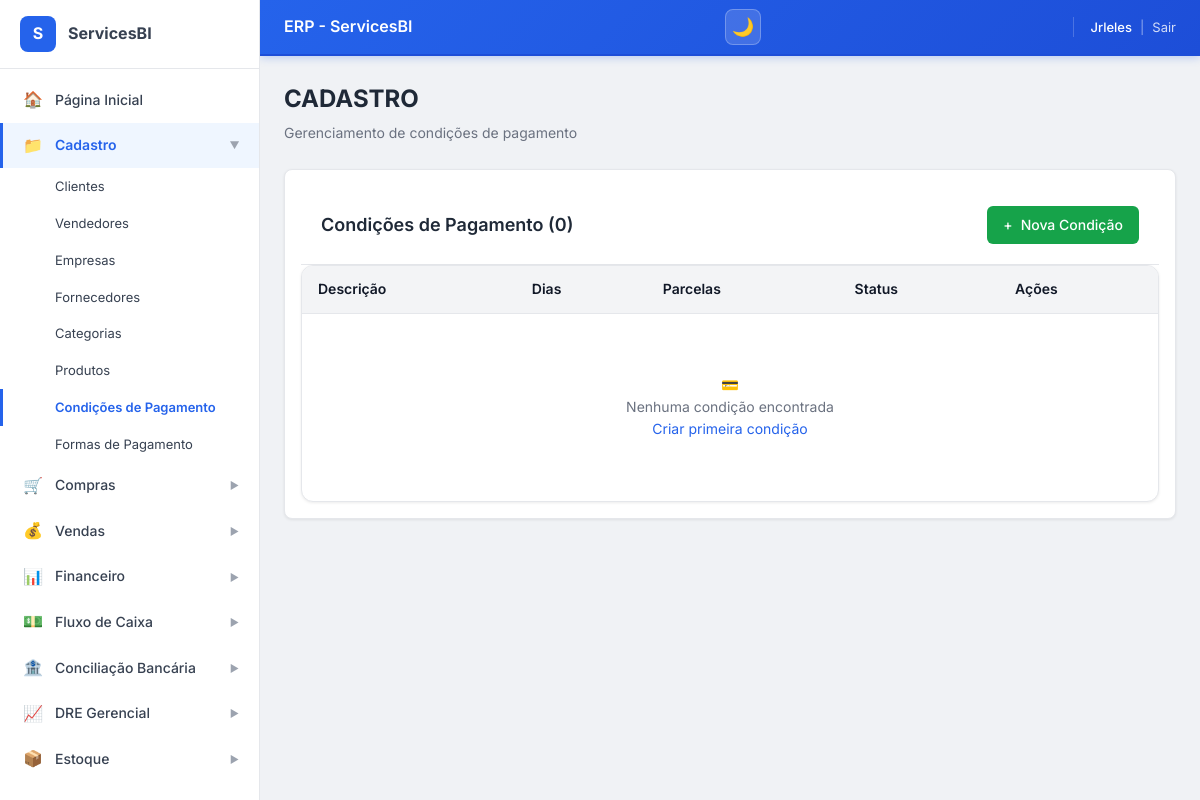
Page /cadastro/condicoes-pagamento/ (signed in) on the earlier database version.
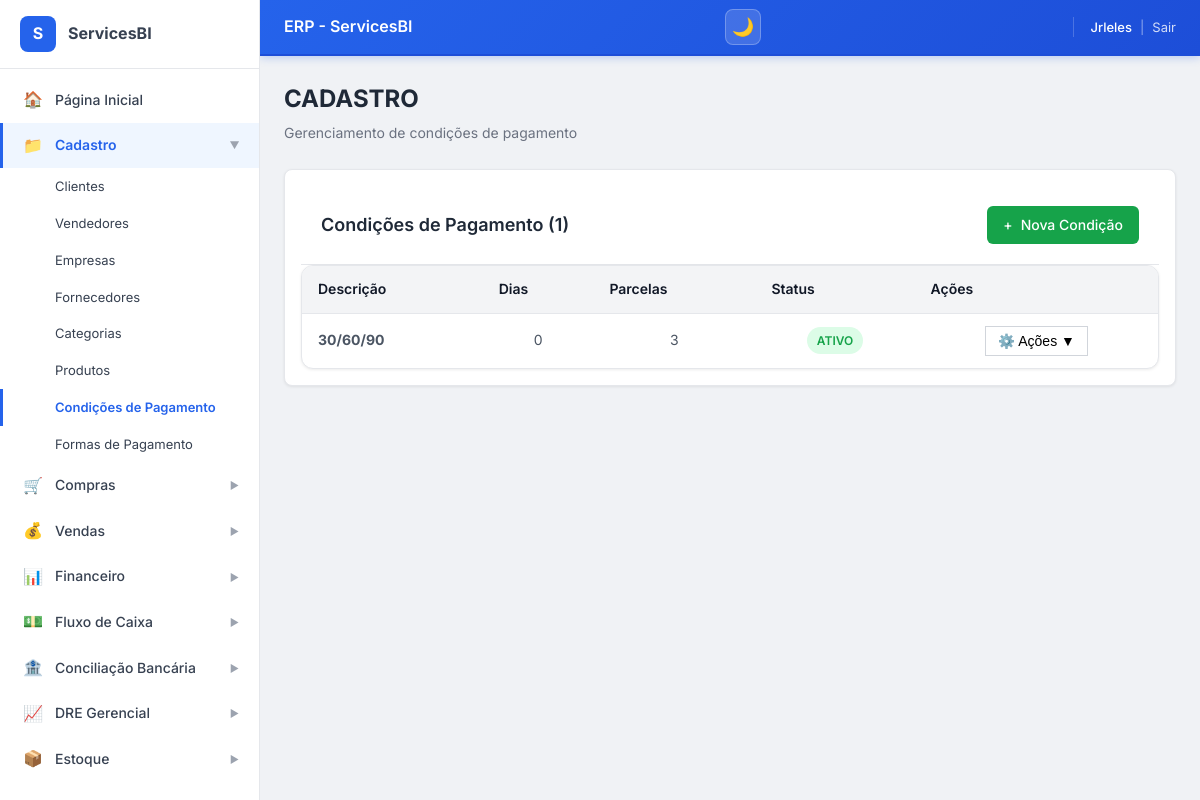
Same page on the later database version.
### ERP_ServicesBI/models.py (models this page shows, shortened)
class CondicaoPagamento(models.Model):
    descricao = models.CharField(max_length=100, verbose_name='Descrição')
    dias = models.IntegerField(default=0, verbose_name='Dias')
    parcelas = models.IntegerField(default=1, verbose_name='Parcelas')
    ativo = models.BooleanField(default=True, verbose_name='Ativo')
    class Meta:
        verbose_name = 'Condição de Pagamento'
        verbose_name_plural = 'Condições de Pagamento'
        ordering = ['descricao']

### ERP_ServicesBI/views.py (the view)
# urls.py: path('cadastro/condicoes-pagamento/', views.condicao_pagamento_list, name='condicao_pagamento_list'),
@login_required
def condicao_pagamento_list(request):
    condicoes = CondicaoPagamento.objects.all().order_by('descricao')
    context = {'condicoes': condicoes}
    return render(request, 'cadastro/condicao_pagamento_list.html', context)

### ERP_ServicesBI/templates/cadastro/condicao_pagamento_list.html (shortened to what this page needs)
{% extends 'base.html' %}
{% load custom_filters %}
{% block content %}
<div class="erp-page-header">
    <h2 class="erp-page-header__title">CADASTRO</h2>
    <p class="erp-page-header__subtitle">Gerenciamento de condições de pagamento</p>
</div>
<div class="erp-card erp-mb-4">
    <div class="erp-filters">
        <h3 class="erp-filters__title">Condições de Pagamento ({{ condicoes|length }})</h3>
        <a href="{% url 'ERP_ServicesBI:condicao_pagamento_add' %}" class="erp-btn erp-btn--success">
            <span>+</span> Nova Condição
        </a>
    </div>
    <div class="erp-table-container">
        <table class="erp-table">
            <thead>
                <tr>
                    <th class="erp-text-left">Descrição</th>
                    <th class="erp-text-center">Dias</th>
                    <th class="erp-text-center">Parcelas</th>
                    <th class="erp-text-center">Status</th>
                    <th class="erp-text-center">Ações</th>
                </tr>
            </thead>
            <tbody>
                {% for condicao in condicoes %}
                <tr>
                    <td class="erp-text-left"><strong>{{ condicao.descricao }}</strong></td>
                    <td class="erp-text-center">{{ condicao.dias }}</td>
                    <td class="erp-text-center">{{ condicao.parcelas }}</td>
                    <td class="erp-text-center">
                        <span class="erp-status erp-status--{% if condicao.ativo %}ativo{% else %}inativo{% endif %}">
                            {% if condicao.ativo %}Ativo{% else %}Inativo{% endif %}
                        </span>
                    </td>
                    <td class="erp-text-center">
                        <div class="erp-actions">
                            <button class="erp-actions__btn" type="button">⚙️ Ações ▼</button>
                        </div>
                    </td>
                </tr>
                {% empty %}
                <tr>
                    <td colspan="5">
                        <div class="erp-empty">
                            <div class="erp-empty__icon">💳</div>
                            <div class="erp-empty__title">Nenhuma condição encontrada</div>
                            <a href="{% url 'ERP_ServicesBI:condicao_pagamento_add' %}" class="erp-empty__link">Criar primeira condição</a>
                        </div>
                    </td>
                </tr>
                {% endfor %}
            </tbody>
        </table>
    </div>
</div>
{% endblock %}

Differences in the rows shown:
added CondicaoPagamento: descricao "30/60/90", dias "0", parcelas "3", ativo "ATIVO"
Other differences:
{{ condicoes|length }}: "0" → "1"
text no longer shown: "💳 Nenhuma condição encontrada Criar primeira condição"
